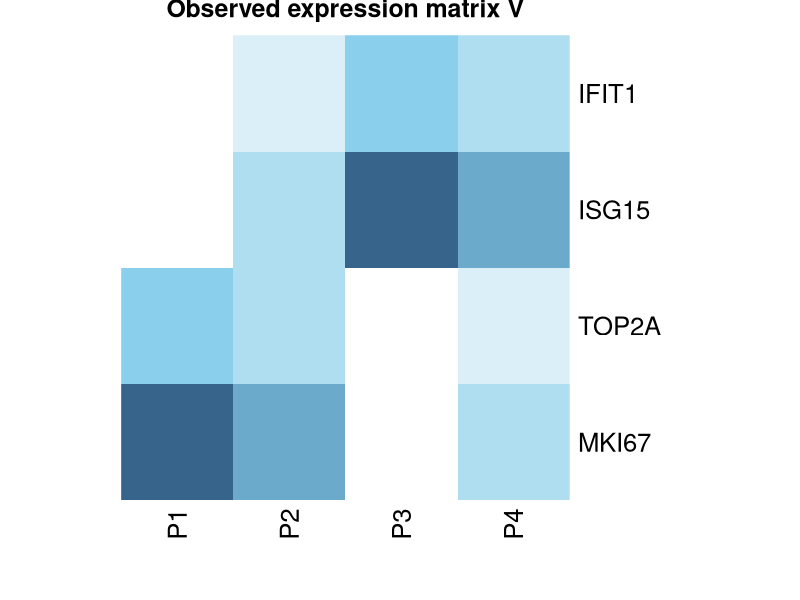
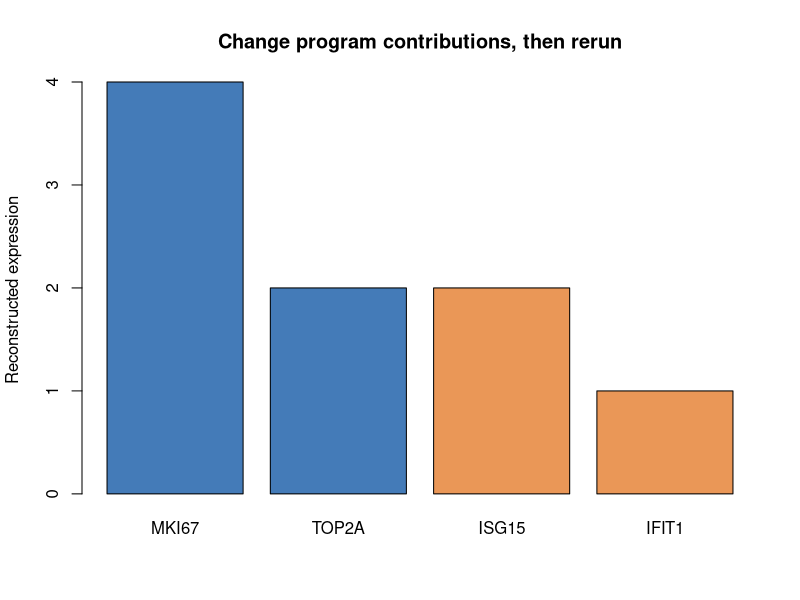
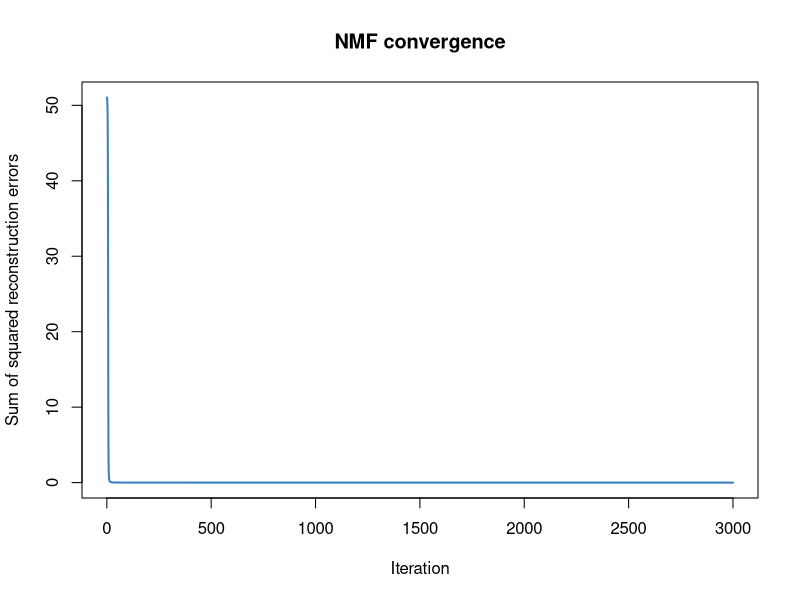
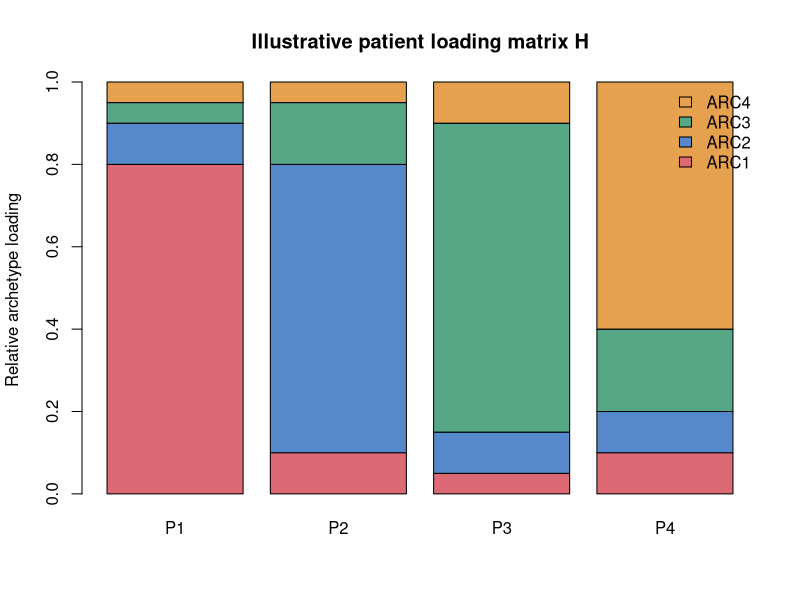
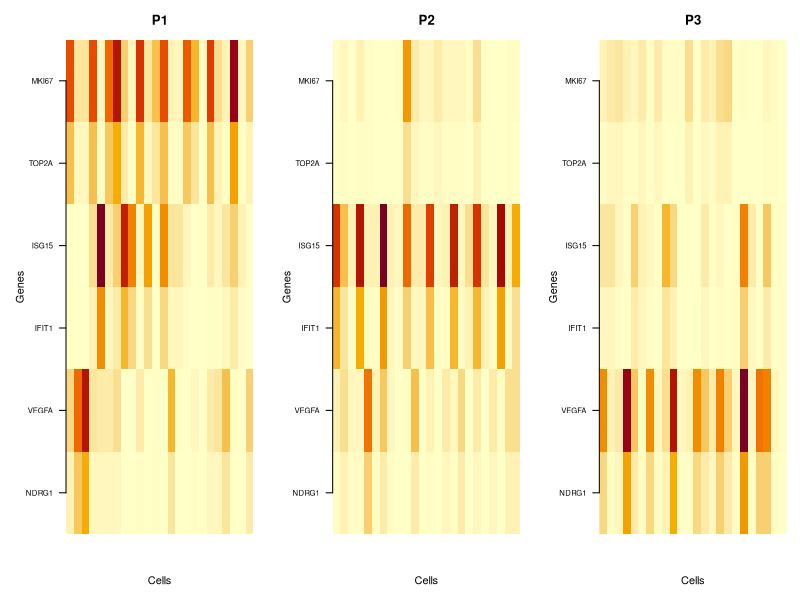
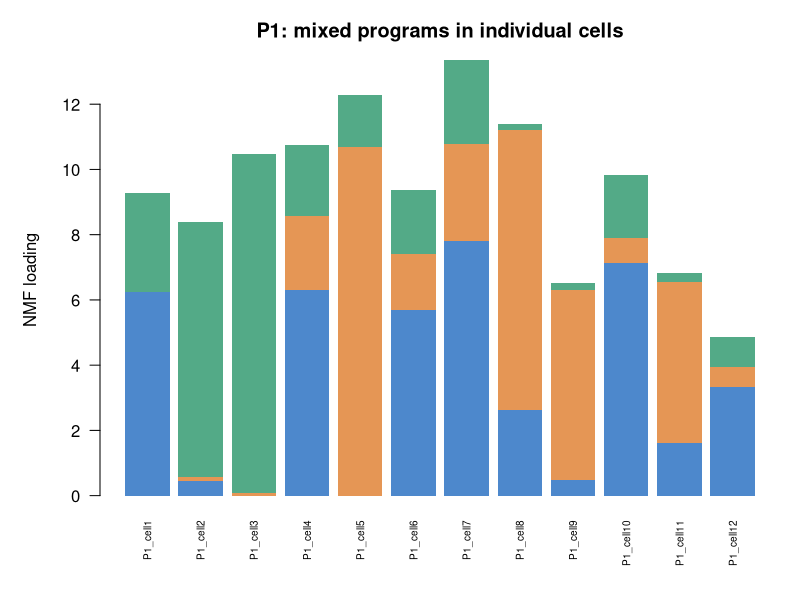
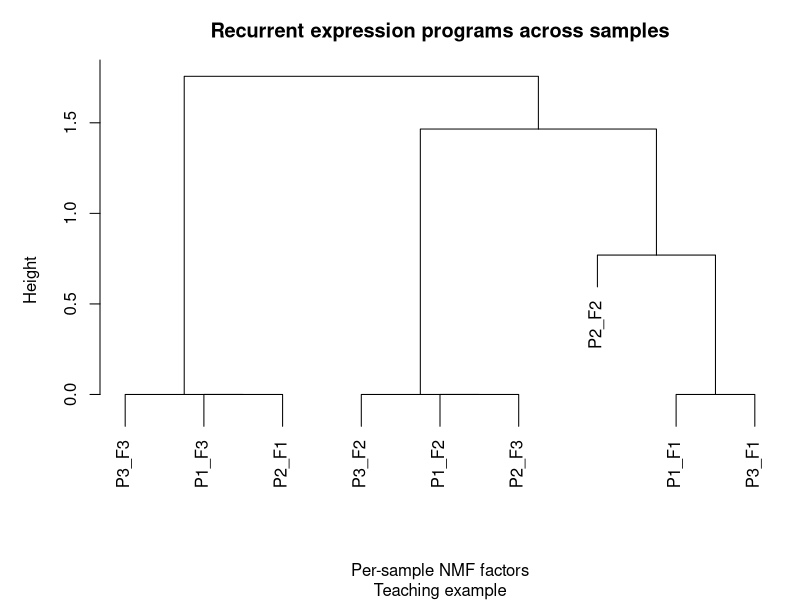
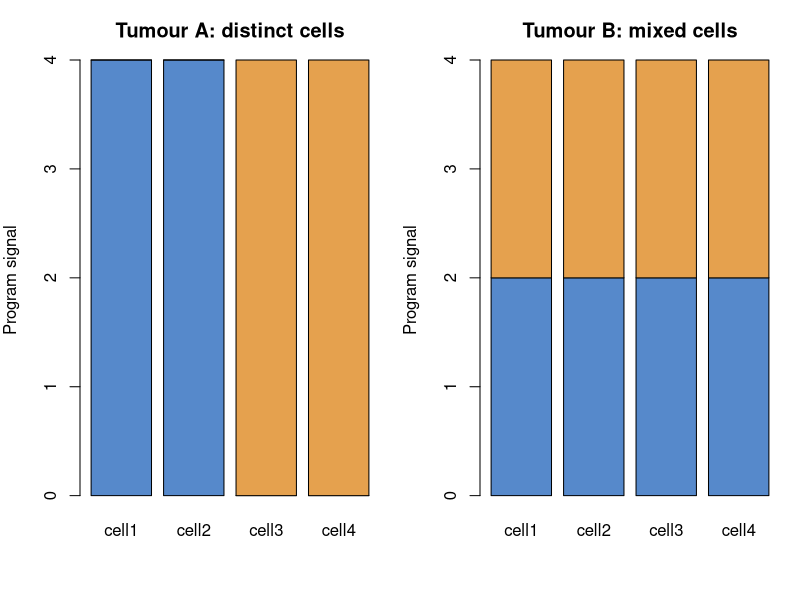

The R source for these figures, in order:
## ---- chunk 1
V <- matrix(
    c(6, 3, 0, 0, 4, 2, 2, 1, 0, 0, 6, 3, 2, 1, 4, 2),
    nrow = 4,
    dimnames = list(
        c("MKI67", "TOP2A", "ISG15", "IFIT1"),
        c("P1", "P2", "P3", "P4")
    )
)
V
## ---- chunk 2
heatmap(
    V,
    Rowv = NA,
    Colv = NA,
    scale = "none",
    col = colorRampPalette(c("white", "skyblue", "steelblue4"))(40),
    margins = c(6, 7),
    main = "Observed expression matrix V"
)
## ---- chunk 3
W_known <- matrix(
    c(2, 1, 0, 0, 0, 0, 2, 1),
    nrow = 4,
    dimnames = list(rownames(V), c("Proliferation", "Interferon"))
)
H_known <- matrix(
    c(3, 0, 2, 1, 0, 3, 1, 2),
    nrow = 2,
    dimnames = list(colnames(W_known), colnames(V))
)
W_known
H_known
## ---- chunk 4
p2_reconstructed <- W_known %*% H_known[, "P2", drop = FALSE]
p2_reconstructed

V_reconstructed <- W_known %*% H_known
V_reconstructed
all.equal(unname(V), unname(V_reconstructed))
## ---- chunk 5
proliferation_loading <- 2
interferon_loading <- 1

new_H <- matrix(c(proliferation_loading, interferon_loading), ncol = 1)
rownames(new_H) <- colnames(W_known)
colnames(new_H) <- "NewPatient"
new_expression <- W_known %*% new_H

barplot(
    new_expression[, 1],
    names.arg = rownames(V),
    col = c("#447bb8", "#447bb8", "#ea9757", "#ea9757"),
    ylab = "Reconstructed expression",
    main = "Change program contributions, then rerun"
)
new_expression
## ---- chunk 6
set.seed(123)
K <- 2
n_iter <- 3000
eps <- 1e-10

W <- matrix(runif(nrow(V) * K, 0.1, 1), nrow = nrow(V))
H <- matrix(runif(K * ncol(V), 0.1, 1), nrow = K)
loss <- numeric(n_iter)

for (iter in seq_len(n_iter)) {
    # Update the patient loading matrix H
    H <- H * ((t(W) %*% V) / (t(W) %*% W %*% H + eps))

    # Update gene-program matrix W
    W <- W * ((V %*% t(H)) / (W %*% H %*% t(H) + eps))

    # Measure reconstruction error
    V_hat <- W %*% H
    loss[iter] <- sum((V - V_hat)^2)
}

# Optional rescaling removes an arbitrary factor scale.
# The product WH is unchanged by this operation.
factor_scale <- colSums(W)
W <- sweep(W, 2, factor_scale, "/")
H <- sweep(H, 1, factor_scale, "*")

rownames(W) <- rownames(V)
colnames(W) <- paste0("Program", seq_len(K))
rownames(H) <- colnames(W)
colnames(H) <- colnames(V)

round(W, 3)
round(H, 3)
round(W %*% H, 3)
tail(loss, 1)
## ---- chunk 7
plot(
    loss,
    type = "l",
    lwd = 2,
    col = "#3b82bd",
    xlab = "Iteration",
    ylab = "Sum of squared reconstruction errors",
    main = "NMF convergence"
)
## ---- chunk 8
# Label each patient by its dominant learned factor
learned_labels <- apply(H, 2, which.max)
names(learned_labels) <- colnames(H)
learned_labels
## ---- chunk 9
counts <- matrix(
    c(3, 1, 0, 0, 3, 2, 0, 0, 2, 1, 1, 0, 2, 1, 1, 1),
    nrow = 4,
    dimnames = list(
        c("MKI67", "TOP2A", "ISG15", "IFIT1"),
        c("P1_C1", "P1_C2", "P2_C1", "P2_C2")
    )
)
patient <- c("P1", "P1", "P2", "P2")

pseudobulk <- sapply(
    unique(patient),
    function(p) rowSums(counts[, patient == p, drop = FALSE])
)
counts
pseudobulk
## ---- chunk 10
# Educational preprocessing demonstration only:
# assume V has already been appropriately normalized/log-scaled
logV <- log2(V + 1)
centered <- sweep(logV, 1, rowMeans(logV), FUN = "-")
nonnegative_V <- pmax(centered, 0)

round(logV, 2)
round(centered, 2)
round(nonnegative_V, 2)
stopifnot(all(nonnegative_V >= 0))
## ---- chunk 11
H4 <- rbind(
    ARC1 = c(0.80, 0.10, 0.05, 0.10),
    ARC2 = c(0.10, 0.70, 0.10, 0.10),
    ARC3 = c(0.05, 0.15, 0.75, 0.20),
    ARC4 = c(0.05, 0.05, 0.10, 0.60)
)
colnames(H4) <- paste0("P", 1:4)
H4

patient_labels <- apply(H4, 2, function(h) rownames(H4)[which.max(h)])
patient_labels
## ---- chunk 12
barplot(
    H4,
    col = c("#dc6974", "#5689cb", "#55a786", "#e5a14e"),
    legend.text = rownames(H4),
    args.legend = list(x = "topright", bty = "n"),
    ylab = "Relative archetype loading",
    main = "Illustrative patient loading matrix H"
)
## ---- chunk 13
# Inspect strongest genes in each program in the teaching example
for (k in colnames(W)) {
    cat("\n", k, "\n", sep = "")
    print(sort(W[, k], decreasing = TRUE))
}
## ---- chunk 14
set.seed(2026)
genes_sc <- c("MKI67", "TOP2A", "ISG15", "IFIT1", "VEGFA", "NDRG1")
# W_true has one highly specific 2-gene signature per program
W_true <- matrix(
    c(
        2,
        1,
        0,
        0,
        0,
        0,
        0,
        0,
        2,
        1,
        0,
        0,
        0,
        0,
        0,
        0,
        2,
        1
    ),
    nrow = 6,
    dimnames = list(genes_sc, c("Cycle", "IFN", "Hypoxia"))
)

make_sample <- function(patient, dominant) {
    n <- 24
    H_true <- matrix(rexp(3 * n, rate = 2), nrow = 3)
    H_true[dominant, ] <- H_true[dominant, ] +
        rep(c(2, 0.2, 0.2), length.out = n)
    X <- W_true %*% H_true + matrix(runif(6 * n, 0, 0.12), nrow = 6)
    rownames(X) <- genes_sc
    colnames(X) <- paste0(patient, "_cell", seq_len(n))
    X
}

sc_samples <- list(
    P1 = make_sample("P1", 1),
    P2 = make_sample("P2", 2),
    P3 = make_sample("P3", 3)
)

# Observe the difference in granularity
sapply(sc_samples, dim) # each: 6 genes x 24 cells

par(mfrow = c(1, 3), mar = c(5, 5, 3, 1))
for (p in names(sc_samples)) {
    image(
        t(sc_samples[[p]][nrow(sc_samples[[p]]):1, ]),
        axes = FALSE,
        main = p,
        xlab = "Cells",
        ylab = "Genes",
        col = hcl.colors(30, "YlOrRd", rev = TRUE)
    )
    axis(
        2,
        at = seq(0, 1, length.out = length(genes_sc)),
        labels = rev(genes_sc),
        las = 2,
        cex.axis = 0.7
    )
}
par(mfrow = c(1, 1))
## ---- chunk 15
nmf_toy <- function(V, K = 3, n_iter = 1500, seed = 42) {
    set.seed(seed)
    stopifnot(all(V >= 0), K <= min(dim(V)))
    eps <- 1e-10
    W <- matrix(runif(nrow(V) * K, 0.2, 1), nrow(V), K)
    H <- matrix(runif(K * ncol(V), 0.2, 1), K, ncol(V))
    for (it in seq_len(n_iter)) {
        H <- H * ((t(W) %*% V) / (t(W) %*% W %*% H + eps))
        W <- W * ((V %*% t(H)) / (W %*% H %*% t(H) + eps))
    }
    # Resolve arbitrary factor scaling (without changing W %*% H)
    scales <- colSums(W)
    W <- sweep(W, 2, scales, "/")
    H <- sweep(H, 1, scales, "*")
    rownames(W) <- rownames(V)
    colnames(W) <- paste0("Factor", seq_len(K))
    rownames(H) <- colnames(W)
    colnames(H) <- colnames(V)
    list(W = W, H = H, error = sum((V - W %*% H)^2))
}

fits_sc <- lapply(sc_samples, nmf_toy, K = 3)
sapply(fits_sc, function(fit) fit$error)
round(fits_sc$P1$W, 2) # genes x within-P1 programs
round(fits_sc$P1$H[, 1:6], 2) # programs x first six P1 cells
## ---- chunk 16
P1_fit <- fits_sc$P1
cell_factor <- apply(P1_fit$H, 2, which.max)
table(cell_factor)
barplot(
    P1_fit$H[, 1:12, drop = FALSE],
    col = c("#4D88CC", "#E59655", "#53AA87"),
    border = NA,
    las = 2,
    cex.names = 0.6,
    ylab = "NMF loading",
    main = "P1: mixed programs in individual cells"
)
## ---- chunk 17
markers <- list()
for (p in names(fits_sc)) {
    for (k in seq_len(ncol(fits_sc[[p]]$W))) {
        nm <- paste0(p, "_F", k)
        markers[[nm]] <- names(sort(fits_sc[[p]]$W[, k], decreasing = TRUE))[
            1:2
        ]
    }
}
markers

jaccard <- function(a, b) {
    length(intersect(a, b)) / length(union(a, b))
}

jaccard_mat <- outer(
    names(markers),
    names(markers),
    Vectorize(function(a, b) jaccard(markers[[a]], markers[[b]]))
)
dimnames(jaccard_mat) <- list(names(markers), names(markers))
round(jaccard_mat, 2)

# Hierarchical clustering based on marker-gene overlap
hc <- hclust(as.dist(1 - jaccard_mat), method = "ward.D2")
plot(
    hc,
    main = "Recurrent expression programs across samples",
    xlab = "Per-sample NMF factors",
    sub = "Teaching example"
)

# Simple illustrative grouping: 3 clusters
program_group <- cutree(hc, k = 3)
print(program_group)
split(names(program_group), program_group)
## ---- chunk 18
# Same gene-wise average, different cell-to-cell heterogeneity
A <- cbind(c(4, 0), c(4, 0), c(0, 4), c(0, 4))
B <- matrix(rep(c(2, 2), 4), nrow = 2)
rownames(A) <- rownames(B) <- c("Cycle", "IFN")
colnames(A) <- colnames(B) <- paste0("cell", 1:4)
rowMeans(A) # 2, 2
rowMeans(B) # 2, 2

par(mfrow = c(1, 2), mar = c(5, 4, 3, 1))
barplot(
    A,
    col = c("#5689cb", "#e5a14e"),
    main = "Tumour A: distinct cells",
    ylab = "Program signal"
)
barplot(
    B,
    col = c("#5689cb", "#e5a14e"),
    main = "Tumour B: mixed cells",
    ylab = "Program signal"
)
par(mfrow = c(1, 1))
